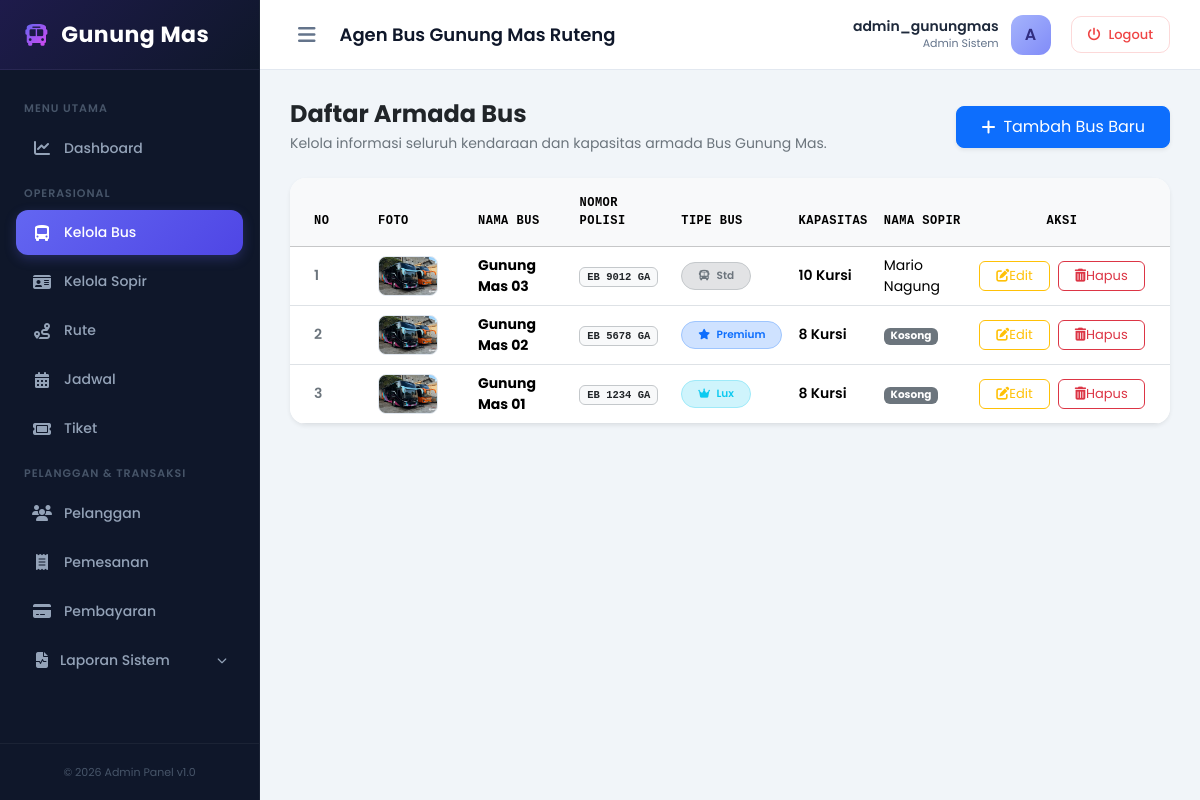
The app's page /dashboard/bus/ (signed in) with its own data.
### core/models.py (models this page shows, shortened)
class Bus(models.Model):
    id_bus = models.AutoField(primary_key=True)
    nama_bus = models.CharField(max_length=50) # Contoh: Gunung Mas 01
    nomor_polisi = models.CharField(max_length=15)
    kapasitas = models.IntegerField() # Lux: 8, Premium: 8, Std: 10
    tipe_bus = models.CharField(max_length=20) # Lux, Premium, Std
    foto = models.ImageField(upload_to='bus_photos/', blank=True, null=True)
    sopir = models.OneToOneField('Sopir', on_delete=models.SET_NULL, null=True, blank=True, db_column='id_sopir')

class Sopir(models.Model):
    id_sopir = models.AutoField(primary_key=True)
    nama_sopir = models.CharField(max_length=100)
    nomor_lisensi = models.CharField(max_length=30) # No SIM
    nomor_telepon = models.CharField(max_length=15)
    status_tugas = models.CharField(max_length=20, default='Tersedia') # Tersedia, Bertugas

### core/views.py (the view)
# urls.py: path('dashboard/bus/', views.bus_index, name='bus_index'),
def bus_index(request):
    if 'admin_id' not in request.session:
        return redirect('login')
    semua_bus = Bus.objects.all().order_by('-id_bus')
    context = {
        'username': request.session.get('admin_username'),
        'semua_bus': semua_bus
    }
    return render(request, 'core/bus/index.html', context)

### core/templates/core/bus/index.html (shortened to what this page needs)
{% extends 'core/base_dashboard.html' %}
{% block content %}
<div class="d-flex flex-column flex-md-row justify-content-between align-items-start align-items-md-center mb-4 gap-3">
    <div>
        <h4 class="fw-bold text-dark mb-1">Daftar Armada Bus</h4>
        <p class="text-secondary small mb-0">Kelola informasi seluruh kendaraan dan kapasitas armada Bus Gunung Mas.</p>
    </div>
    <a href="{% url 'bus_add' %}" class="btn btn-primary px-4 py-2 rounded-3 shadow-sm d-flex align-items-center gap-2">
        <i class="fa-solid fa-plus"></i> Tambah Bus Baru
    </a>
</div>
<div class="card border-0 shadow-sm rounded-4 overflow-hidden">
    <div class="card-body p-0">
        <div class="table-responsive">
            <table class="table table-hover align-middle mb-0" style="min-width: 800px;">
                <thead class="table-light text-secondary font-monospace" style="font-size: 12px; letter-spacing: 0.5px;">
                    <tr>
                        <th class="py-3 ps-4" style="width: 80px;">NO</th>
                        <th class="py-3" style="width: 100px;">FOTO</th>
                        <th class="py-3">NAMA BUS</th>
                        <th class="py-3">NOMOR POLISI</th>
                        <th class="py-3">TIPE BUS</th>
                        <th class="py-3">KAPASITAS</th>
                        <th class="py-3">NAMA SOPIR</th>
                        <th class="py-3 pe-4 text-center" style="width: 200px;">AKSI</th>
                    </tr>
                </thead>
                <tbody class="text-dark" style="font-size: 14px;">
                    {% if semua_bus %}
                        {% for bus in semua_bus %}
                            <tr>
                                <td class="ps-4 fw-semibold text-secondary">{{ forloop.counter }}</td>
                                <td>
                                    {% if bus.foto %}
                                        <img src="{{ bus.foto.url }}" alt="{{ bus.nama_bus }}" class="rounded-3" style="width: 60px; height: 40px; object-fit: cover; border: 1px solid #e2e8f0;">
                                    {% else %}
                                        <div class="rounded-3 bg-light text-secondary d-flex align-items-center justify-content-center" style="width: 60px; height: 40px; border: 1px solid #e2e8f0;">
                                            <i class="fa-solid fa-bus-simple" style="font-size: 14px;"></i>
                                        </div>
                                    {% endif %}
                                </td>
                                <td class="fw-bold">{{ bus.nama_bus }}</td>
                                <td>
                                    <span class="badge bg-light text-dark border border-secondary-subtle px-2.5 py-1.5 font-monospace fs-13">
                                        {{ bus.nomor_polisi }}
                                    </span>
                                </td>
                                <td>
                                    {% if bus.tipe_bus == 'Lux' %}
                                        <span class="badge rounded-pill bg-info-subtle text-info px-3 py-2 border border-info-subtle fw-semibold">
                                            <i class="fa-solid fa-crown me-1"></i> {{ bus.tipe_bus }}
                                        </span>
                                    {% elif bus.tipe_bus == 'Premium' %}
                                        <span class="badge rounded-pill bg-primary-subtle text-primary px-3 py-2 border border-primary-subtle fw-semibold">
                                            <i class="fa-solid fa-star me-1"></i> {{ bus.tipe_bus }}
                                        </span>
                                    {% else %}
                                        <span class="badge rounded-pill bg-secondary-subtle text-secondary px-3 py-2 border border-secondary-subtle fw-semibold">
                                            <i class="fa-solid fa-bus me-1"></i> {{ bus.tipe_bus }}
                                        </span>
                                    {% endif %}
                                </td>
                                <td class="fw-semibold">{{ bus.kapasitas }} Kursi</td>
                                <td>{{ bus.sopir.nama_sopir|default:"<span class='badge bg-secondary'>Kosong</span>"|safe }}</td>
                                <td class="pe-4 text-center">
                                    <div class="d-flex justify-content-center gap-2">
                                        <a href="{% url 'bus_edit' bus.id_bus %}" class="btn btn-sm btn-outline-warning px-3 rounded-2 d-flex align-items-center gap-1.5" style="font-size: 13px;">
                                            <i class="fa-solid fa-pen-to-square"></i> Edit
                                        </a>
                                        <form action="{% url 'bus_delete' bus.id_bus %}" method="POST" class="delete-form d-inline-block">
                                            <button type="button" class="btn btn-sm btn-outline-danger px-3 rounded-2 delete-btn d-flex align-items-center gap-1.5" style="font-size: 13px;" data-name="{{ bus.nama_bus }}">
                                                <i class="fa-solid fa-trash-can"></i> Hapus
                                            </button>
                                        </form>
                                    </div>
                                </td>
                            </tr>
                        {% endfor %}
                    {% endif %}
                </tbody>
            </table>
        </div>
    </div>
</div>
{% endblock %}

### core/templates/core/base_dashboard.html (style rules this page uses)
:root { --sidebar-width: 260px; --navbar-height: 70px; --primary-color: #4f46e5; --primary-hover: #4338ca; --dark-navy: #0f172a; --slate-gray: #f8fafc; --border-color: #e2e8f0; }
body { font-family: 'Poppins', sans-serif; background-color: #f1f5f9; color: #1e293b; min-height: 100vh; overflow-x: hidden; }

### records on screen
Bus: foto (picture), nama_bus "Gunung Mas 03", nomor_polisi "EB 9012 GA", tipe_bus "Std", kapasitas "10", sopir.nama_sopir "Mario Nagung"
Bus: foto (picture), nama_bus "Gunung Mas 02", nomor_polisi "EB 5678 GA", tipe_bus "Premium", kapasitas "8", sopir.nama_sopir "Kosong"
Bus: foto (picture), nama_bus "Gunung Mas 01", nomor_polisi "EB 1234 GA", tipe_bus "Lux", kapasitas "8", sopir.nama_sopir "Kosong"

### other values on screen
{{ request.session.admin_username }} "admin_gunungmas"
{{ request.session.admin_username|slice:":1"|upper }} "A"
